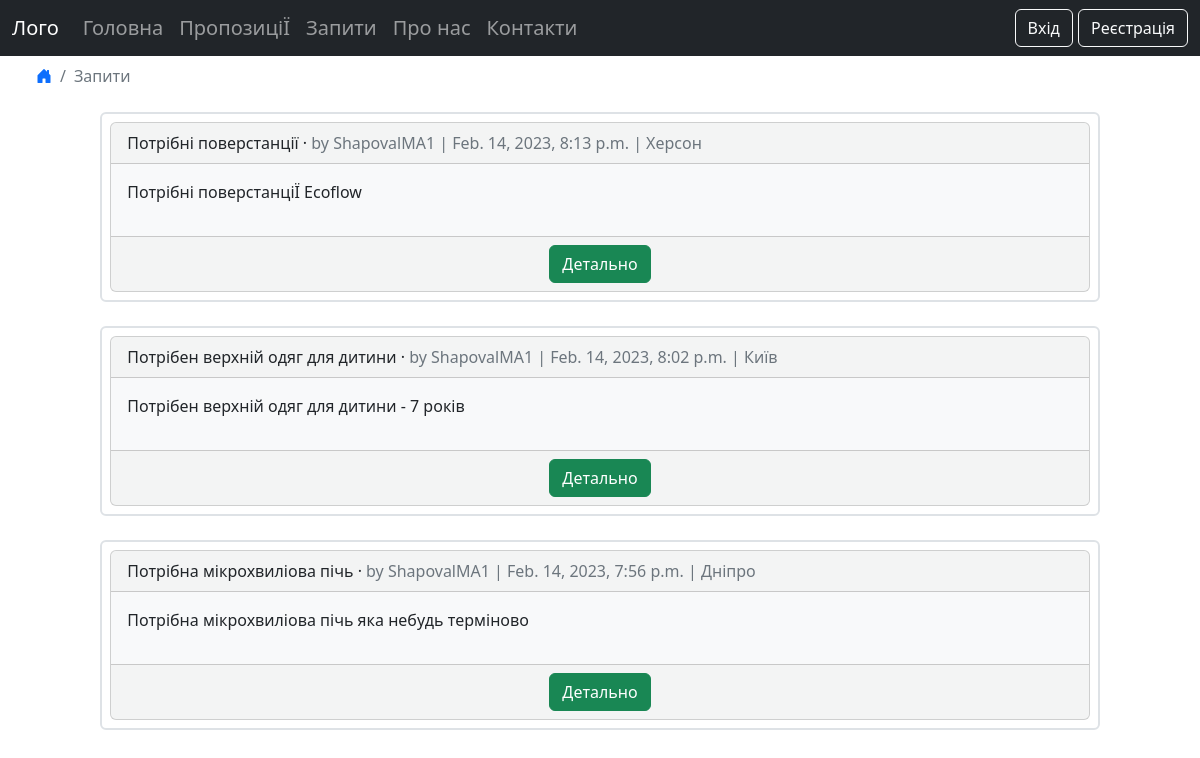
The app's page /requests/, older data.
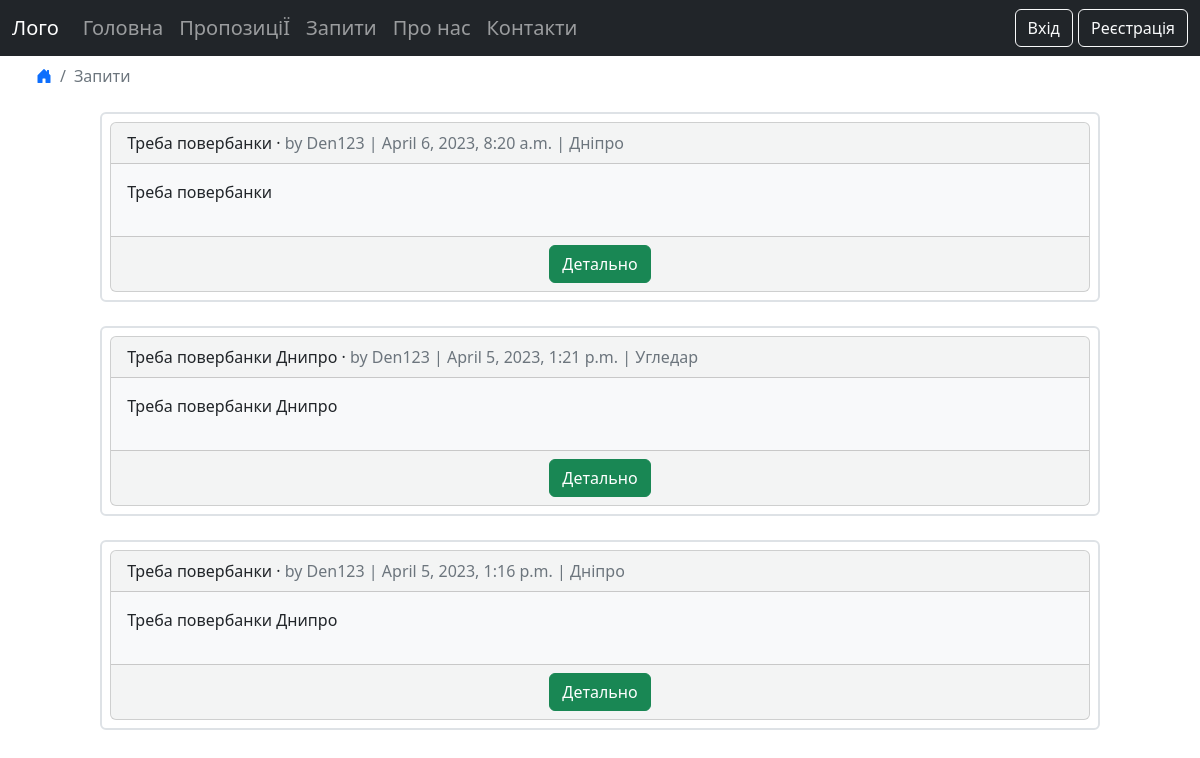
The same page, newer data.
### requests/models.py (models this page shows, shortened)
class Requests(models.Model):
    title = models.CharField(max_length=255)
    body = models.TextField('Опис', max_length=1024)
    location = models.TextField(blank=True)
    date = models.DateTimeField(auto_now_add=True)
    author = models.ForeignKey(
        'accounts.CustomUser',
        on_delete=models.CASCADE,
    )
    offer = models.ForeignKey('offers.Offers', on_delete=models.CASCADE)
    status = models.ForeignKey('statuses.Status', on_delete=models.PROTECT)

### accounts/models.py (models this page shows)
class CustomUser(AbstractUser):
    phone = models.CharField(max_length=15)

### requests/views.py (the view)
# urls.py: path("", RequestsListView.as_view(), name="requests_list"),
class RequestsListView(ListView):
    model = Requests
    template_name = "requests_list.html"
    def get_context_data(self, **kwargs):
        context = super().get_context_data(**kwargs)
        context['requests_list'] = Requests.objects.filter(offer_id__isnull=True).order_by('-date')
        return context

### templates/requests_list.html (shortened to what this page needs)
{% extends "base.html" %}
{% load crispy_forms_tags %}
{% block content %}
<ul class="breadcrumb ms-4">
    <li class="breadcrumb-item"><a href="{% url 'home' %}"><i class="bi bi-house-door-fill"></i></a></li>
    <li class="breadcrumb-item active">Запити</li>
</ul>
{% for requests in requests_list %}
    <div class="container-fluid mb-4 p-2 border border-2 rounded mx-auto" style="max-width: 85%">
        <div class="card card-list bg-light bg-opacity-50">
            <div class="card-header">
                <span class="font-weight-bold">{{ requests.title }}</span> &middot;
                <span class="text-muted">by {{ requests.author }} |
                    {{ requests.date }} | {{ requests.location }}</span>
            </div>
            <div class="card-body bg-light post-entry">
                <p>{{ requests.body }}</p>
            </div>
            <div class="card-footer text-center text-muted">
                <a class = "btn btn-success" href="{% url 'requests_detail' requests.pk %}">Детально</a>
            </div>
        </div>
    </div>
{% endfor %}
{% endblock content %}

Row changes from the older to the newer data that the page shows:
removed Requests: title "Потрібні поверстанції", author "ShapovalMA1", date "Feb. 14, 2023, 8:13 p.m.", location "Херсон", body "Потрібні поверстанціЇ Ecoflow"
removed Requests: title "Потрібен верхній одяг для дитини", author "ShapovalMA1", date "Feb. 14, 2023, 8:02 p.m.", location "Київ", body "Потрібен верхній одяг для дитини - 7 років"
added Requests: title "Треба повербанки", author "Den123", date "April 6, 2023, 8:20 a.m.", location "Дніпро", body "Треба повербанки"
added Requests: title "Треба повербанки Днипро", author "Den123", date "April 5, 2023, 1:21 p.m.", location "Угледар", body "Треба повербанки Днипро"
changed Requests: title "Потрібна мікрохвиліова пічь" → "Треба повербанки"; author "ShapovalMA1" → "Den123"; date "Feb. 14, 2023, 7:56 p.m." → "April 5, 2023, 1:16 p.m."; body "Потрібна мікрохвиліова пічь яка небудь терміново" → "Треба повербанки Днипро"
